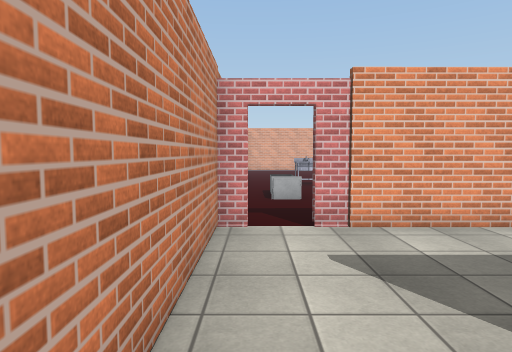
View 1 (above)

22 first-person views from a walk through a Unity game level. The camera is 1.5 m above the floor, tilts 4° down and sees 75° across. The floor is counted in squares, 1 m on a side. Each view is taken from the middle of a square. On the plan, view 1 faces up. The plan holds only what a view shows up to about 15 squares ahead; the rest is blank. The place goes on beyond the plan. The player is left out. Door leaves are left out, so doorways stand open. Some surface patterns are stand-ins.

View 2
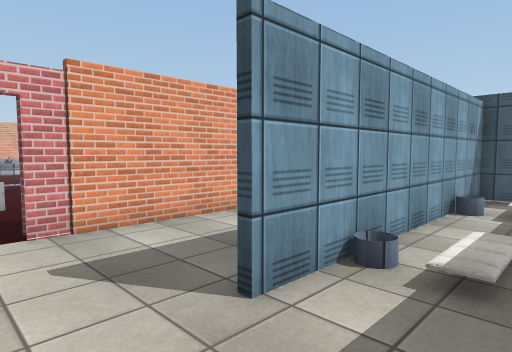

View 3
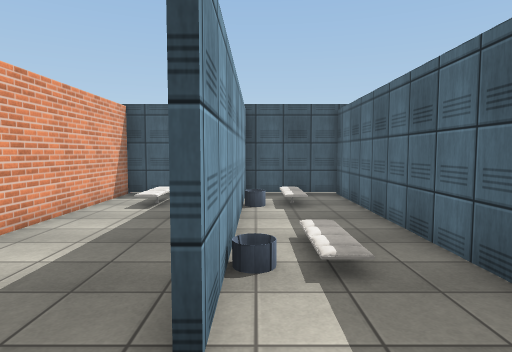

View 4
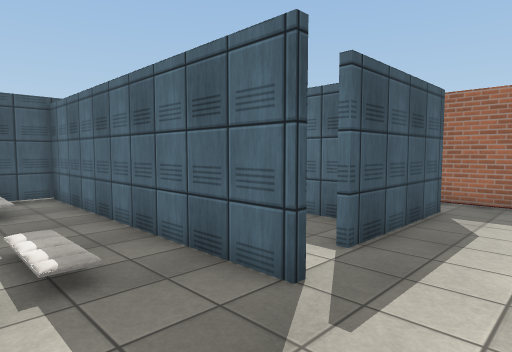

View 5
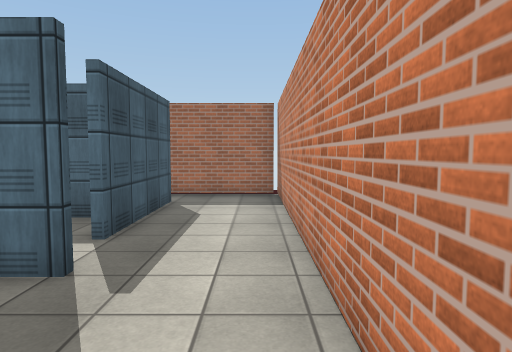

View 6
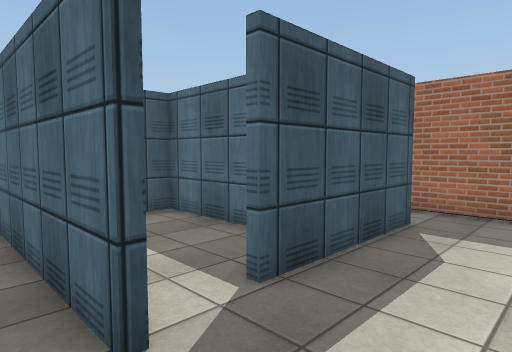

View 7
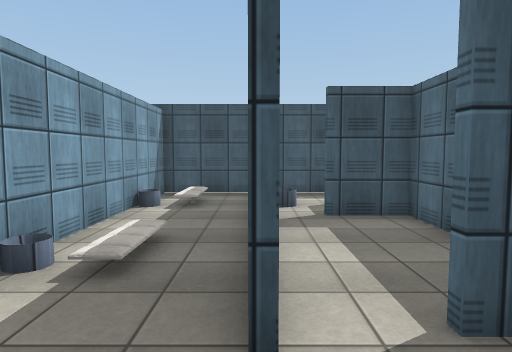

View 8
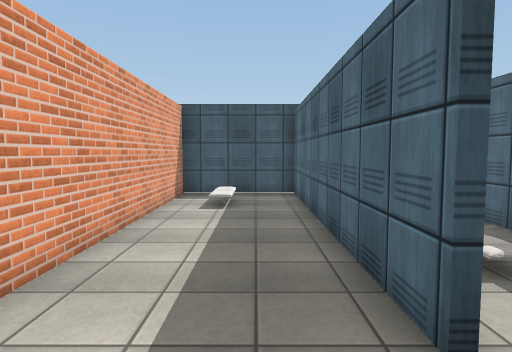

View 9
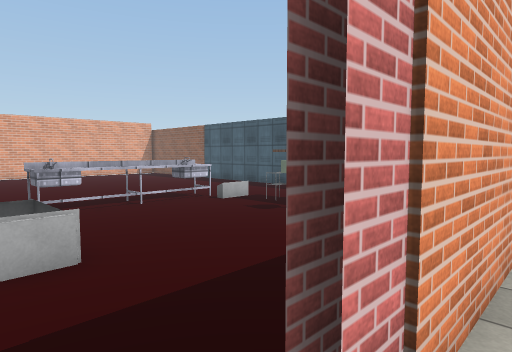

View 10
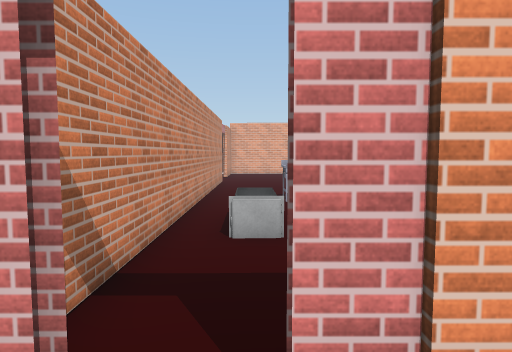

View 11
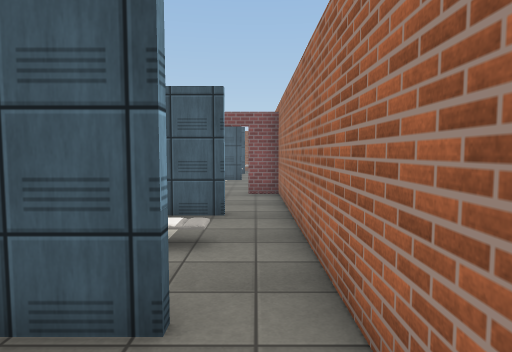

View 12
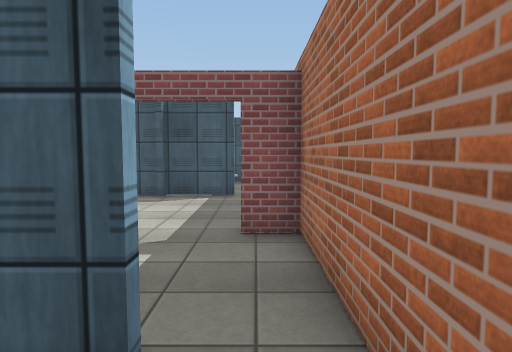

View 13
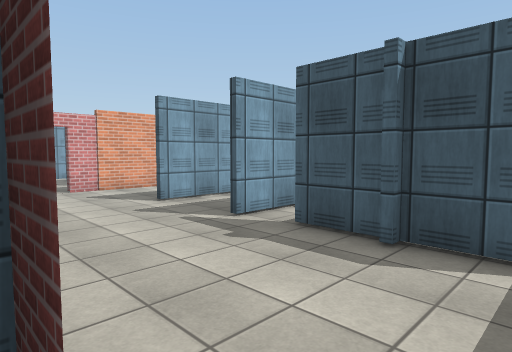

View 14
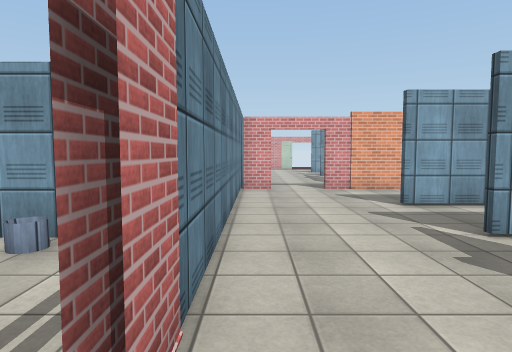

View 15
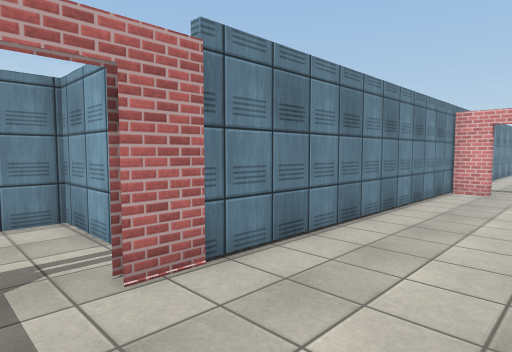

View 16
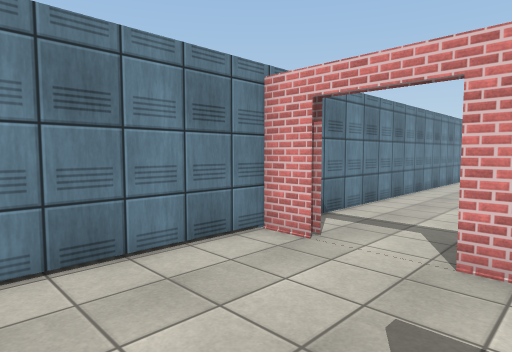

View 17
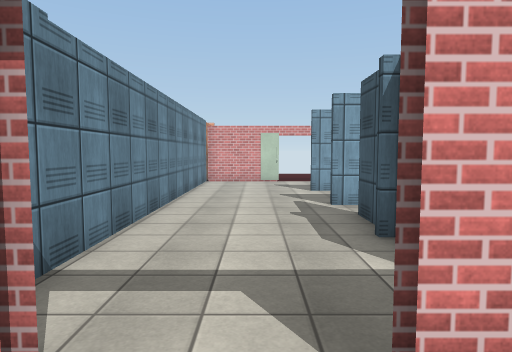

View 18
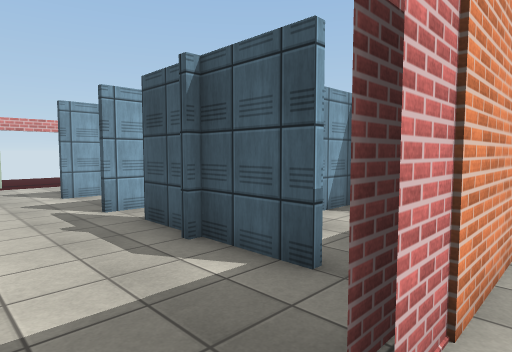

View 19
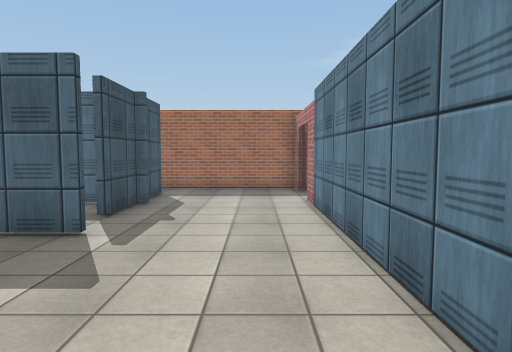

View 20
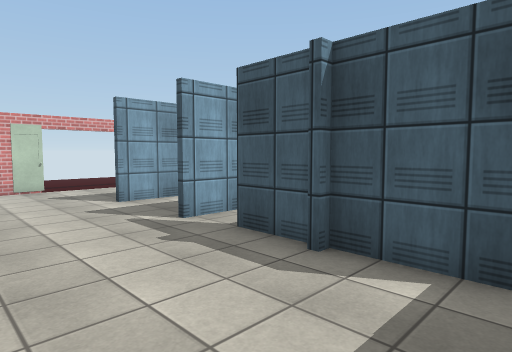

View 21
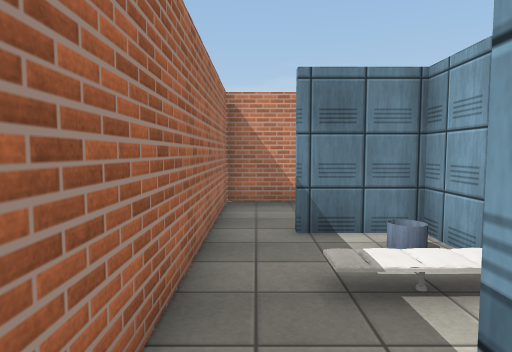

View 22
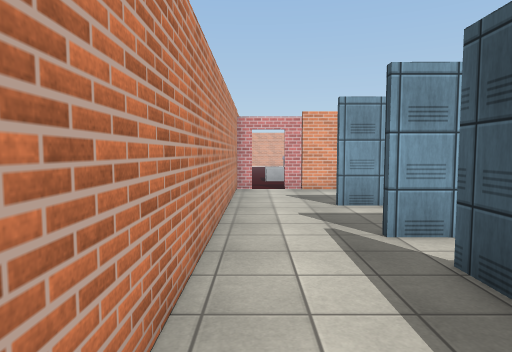

### Floor plan
Points are (right, up) in squares from view 1. A wall is a line through its corners. A room is listed if a view was taken in it or the views show most of it. See-through windows are left out.
Room 1 (views 1, 2, 3, 4, 5, 6, 7, 8, 9, 10, 11, 22)
walls: (3.6, -1.2) (2.2, -1.2); (2.2, 2.6) (12.2, 2.6) (12.2, 6.7) (1.2, 6.6); (2.2, -0.9) (12.2, -1) (12.2, 2.4) (2.2, 2.4); (1.8, 7) (1.1, 7); (-0.1, 6.6) (-0.8, 6.6); (-0.8, 7) (-0.8, -8.9) (3.4, -8.9); (2.6, -7.2) (2.6, -2.6)
ways out: opening at (3, -8) to room 2; opening at (3, -2) to room 6; gap at (0.5, 7)
Room 2 (view 12)
walls: (7.9, -7.2) (7.9, -5.9); (4.5, -4.9) (2.8, -4.9) (2.8, -7.2); (3.4, -8.9) (8.6, -8.9)
ways out: opening at (3, -8) to room 1; opening at (8, -8) to room 5
Room 3 (views 13, 14, 15, 16, 17, 18, 19)
walls: (17.1, -1) (18.7, -1); (18.5, -1.2) (17.1, -1.2); (12.1, -4.6) (12.1, -5.5); (17.6, -4.9) (17.1, -4.9); (19.6, 2.4) (17.1, 2.4); (17.5, -7.2) (17.5, -2.6); (12.1, -7.6) (12.1, -8.6); (12.4, -7.8) (12.4, -8.9); (13.7, 6.7) (12.4, 6.7); (12.4, 6.5) (12.4, -5.5); (16.6, 7) (15.8, 7); (11.6, -8.8) (18, -8.8); (19.5, 6.7) (15.8, 6.7)
ways out: opening at (14.5, 7) to room 4; opening at (12, -6.5) to room 5; opening at (18, -8); opening at (18, -2)
Room 4 (view 20)
walls: (17.5, 11.2) (17.5, 13.1); (18.9, 14.5) (17.1, 14.5); (17.5, 8.4) (17.5, 10.9); (12.4, 18.5) (12.4, 6.5); (19.2, 18.1) (17.1, 18.1)
ways out: opening at (14.5, 7) to room 3; opening at (18, 14)
Room 5 (view 21)
walls: (10.6, -4.9) (8.1, -4.9) (8.1, -6.1); (8.6, -8.9) (11.6, -8.8); (12.2, -8.9) (12.2, -7.6)
ways out: opening at (8, -8) to room 2; opening at (12, -6.5) to room 3; opening at (11, -5) to room 7
Room 6 (no view inside)
walls: (7.9, -4.9) (7.9, -2.6); (3.7, -4.7) (8.1, -4.7)
ways out: opening at (3, -2) to room 1; opening at (8, -2) to room 7
Room 7 (no view inside)
walls: (9.6, -1.2) (8.5, -1.2); (12.2, -3.6) (12.2, -1.9); (12.4, -5.5) (12.4, -4.4)
ways out: opening at (11, -5) to room 5; opening at (8, -2) to room 6

Where each view was taken, in squares from view 1:
view 1: 0 up, 0 right, facing up
view 2: 0 up, 0 right, facing up-right
view 3: 2 up, 0 right, facing right
view 4: 2 up, 0 right, facing down-right
view 5: 3 up, 0 right, facing down
view 6: 0 up, 0 right, facing down-right
view 7: 1 down, 0 right, facing right
view 8: 4 up, 0 right, facing right
view 9: 6 up, 0 right, facing up-right
view 10: 5 up, 1 right, facing up
view 11: 8 down, 0 right, facing right
view 12: 8 down, 6 right, facing right
view 13: 7 down, 12 right, facing up-right
view 14: 7 down, 13 right, facing up
view 15: 7 down, 16 right, facing up-left
view 16: 2 up, 17 right, facing up-left
view 17: 5 up, 15 right, facing up
view 18: 6 up, 14 right, facing up-right
view 19: 5 up, 14 right, facing down
view 20: 8 up, 13 right, facing up-right
view 21: 8 down, 9 right, facing left
view 22: 7 down, 0 right, facing up
